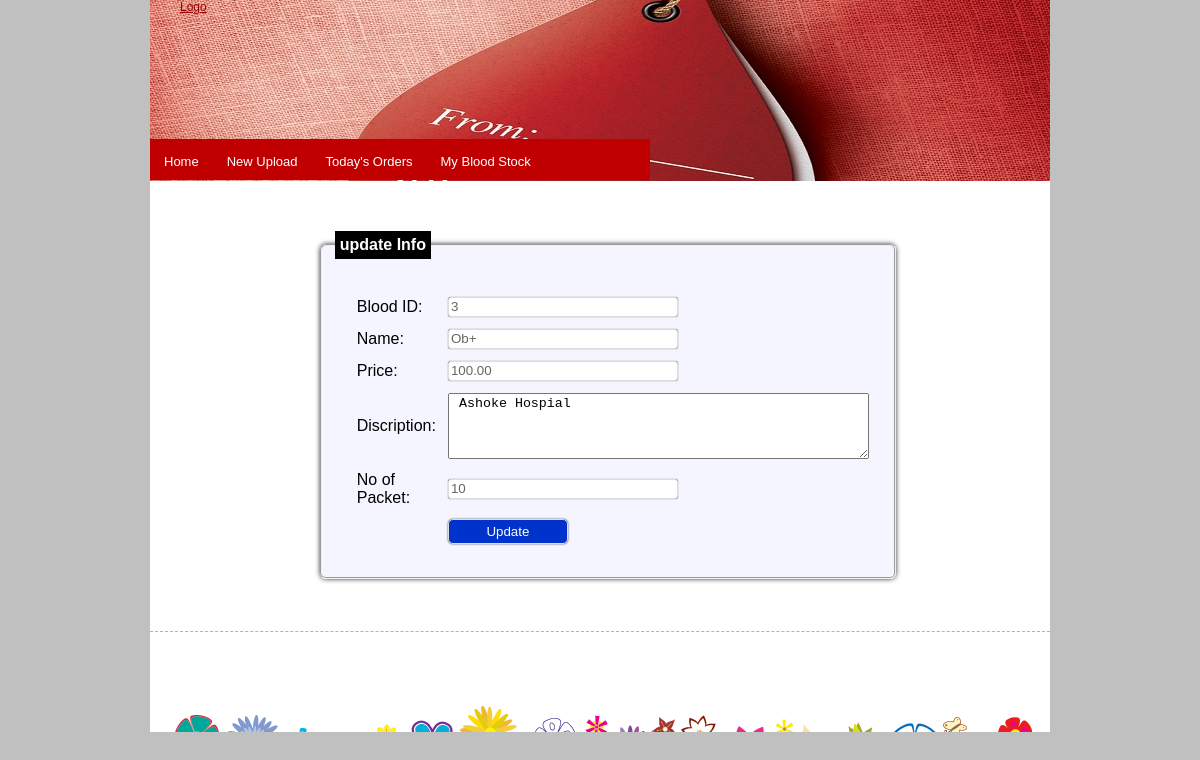
The page /supplier/edit_product.php?productID=3&page=1 (signed in) on the database its author committed.
### tables this page shows
CREATE TABLE IF NOT EXISTS `product` (
`productID` int(10) unsigned NOT NULL,
  `name` varchar(20) DEFAULT NULL,
  `code` varchar(20) DEFAULT NULL,
  `unitPrice` float(7,2) DEFAULT NULL,
  `description` tinytext,
  `packet` int(6),
  `status` tinyint(3) unsigned DEFAULT NULL,
  `suppDate` date NOT NULL,
  `supId` varchar(30) NOT NULL
);

### utils/config.php (called while the page is built, shortened)
<?php
function clean($data){
	$data=trim($data);
	$data=stripcslashes($data);
	$data=htmlentities($data);
	return $data;
}
?>

### supplier/edit_product.php (the view, shortened to what this page needs)
<?php
include_once '../utils/config.php';
if ($_SERVER ['REQUEST_METHOD'] == 'GET') {
	$name = $unitPrice = $description = $productID = $packet =
	$page = "";
	$productID = clean ( $_GET ['productID'] );
	$sql = "select * from product where productID=?";
	$conn = Database::connect ();
	$stmt = $conn->prepare ( $sql );
	$stmt->execute ( array (
			$productID
	) );
	if ($stmt) {
		$row = $stmt->fetch ( PDO::FETCH_ASSOC );
		$name = $row ['name'];
		$unitPrice = $row ['unitPrice'];
		$description = $row ['description'];
		$packet = $row ['packet'];
	} else {
		die ( "problem in select" );
	}
}
?>
<html>
<head>
<link rel="stylesheet" type="text/css" href="../style.css" />
</head>
<body>
	<div id="wrap">
		<div class="header">
			<div class="logo">
				<a href=""> Logo
				</a>
			</div>
			<div id="menu">
				<?php include_once 'menu_content.php';?>
			</div>
		</div>
		<div class="center_content">
			<div style="min-height: 400px;">
				<form action="<?php echo htmlspecialchars($_SERVER['PHP_SELF']);?>"
					method="post">
					<fieldset>
						<legend>update Info</legend>
						<table>
							<tr>
								<td>Blood ID:</td>
								<td><input type="text" name="productID" placeholder="Blood Sample ID"
									value="<?php echo $productID?>" readonly="readonly" /></td>
							</tr>
							<tr>
								<td>Name:</td>
								<td><input type="text" name="name" placeholder="Blood Group"
									value="<?php echo $name;?>" required ></td>
							</tr>
							<tr>
								<td>Price:</td>
								<td><input type="text" name="price" placeholder="price"
									value="<?php echo $unitPrice;?>" required ></td>
							</tr>
							<tr>
								<td>Discription:</td>
								<td><textarea rows="4" cols="50" name="description"
										placeholder="Hospital Name" required ><?php echo $description;?></textarea></td>
							</tr>
							<tr>
								<td>No of Packet:</td>
								<td><input type="text" name="packet" placeholder="No of packet"
									value="<?php echo $packet;?>" required ></td>
							</tr>
							<tr>
								<td></td>
								<td><input class="button" type="submit" value="Update" /></td>
							</tr>
						</table>
					</fieldset>
				</form>
			</div>
		</div>
		<div>
		<?php include_once '../footer.php';?>
		</div>
	</div>
</body>
</html>

### style.css (style rules this page uses)
body { background-color: #c0c0c0; font-family: Arial, Helvetica, sans-serif; padding: 0; font-size: 12px; margin: 0px; color: #000000; }
a { color: #990000; }
#wrap { width: 900px; height: auto; margin: auto; background-color: #FFFFFF; }
.header { width: 900px; height: 181px; background: url(img/about.jpg) no-repeat center; position: relative; }
.logo { padding: 0 0 0 30px; }
#menu { width: 500px; height: 41px; margin: 125px 0 0 0px; padding: 0px; background-color: #C00000; clear: left; position: absolute; }
.center_content { width: 900px; padding: 0px; margin: auto; height: auto; }
.button { background: #0033CC; border: 1px double #DDD; border-radius: 5px; box-shadow: 0 0 2px #333; color: white; outline: none; height: 25px; width: 120px; }
input[type="text"], input[type="password"] { background: white; border: 1px double #DDD; border-radius: 3px; box-shadow: 0 0 1px #333; color: #666; outline: none; height: 20px; width: 230px; }
fieldset { width: 50%; margin: 20px 0 70px 170px; box-shadow: 0 0 5px #333; border-radius: 6px; background-color: #F5F5FF; }
legend { display: block; padding: 5px; border: none; font-size: medium; font-weight:bolder; color: white; background-color: black; }
form { font-size: 14px; }

### supplier/edit_product.php (style rules this page uses)
form { font-size: 17px; margin: 50px 0 30px 0; }
table { margin: 10px 0 10px 0; padding: 10px; }
table tr td { padding: 10px 0 0 10px; }

### rows shown on the page
product: name "Ob+", price "100.00", description "Ashoke Hospial", packet "10"
